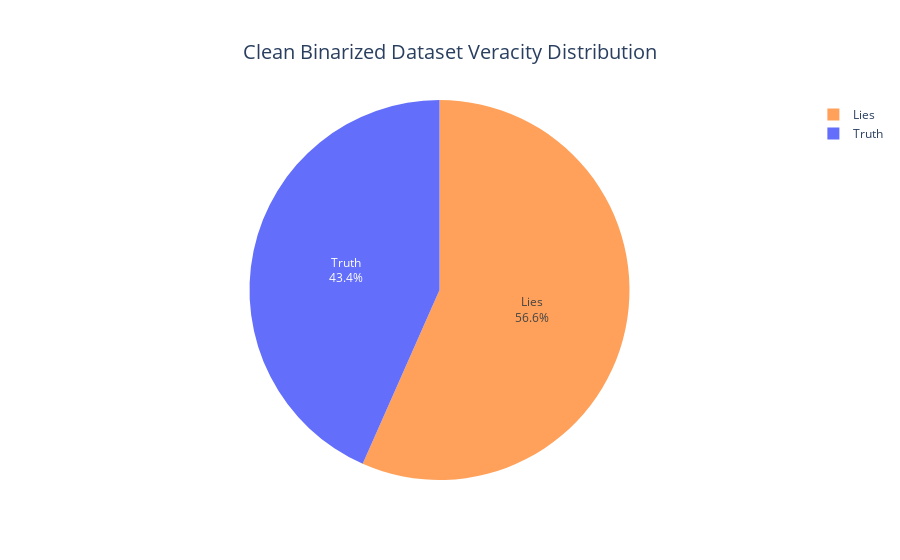

The cell this chart's notebook holds for it:
### Code cell
fig = go.Figure()
fig.update_layout(title={
    'text': 'Clean Binarized Dataset Veracity Distribution',
    'y':0.92,
    'x':0.5,
    'yanchor':'top',
    'xanchor':'center'
},
    title_font_size=20,)

fig.add_trace(go.Pie(labels=['Lies', 'Truth'], values=df['veracity'].value_counts(), textinfo='label+percent', marker_colors=['#FFA15A', '#636EFA'],))


fig.show()

### Figure 1 — Plotly figure (JSON) as saved in the notebook; plotly's stock layout.template omitted (floating-point values rounded to 4 significant figures)
{"data": [{"labels": ["Lies", "Truth"], "marker": {"colors": ["#FFA15A", "#636EFA"]}, "textinfo": "label+percent", "type": "pie", "values": [6335, 4853]}], "layout": {"title": {"font": {"size": 20}, "text": "Clean Binarized Dataset Veracity Distribution", "x": 0.5, "xanchor": "center", "y": 0.92, "yanchor": "top"}}}
